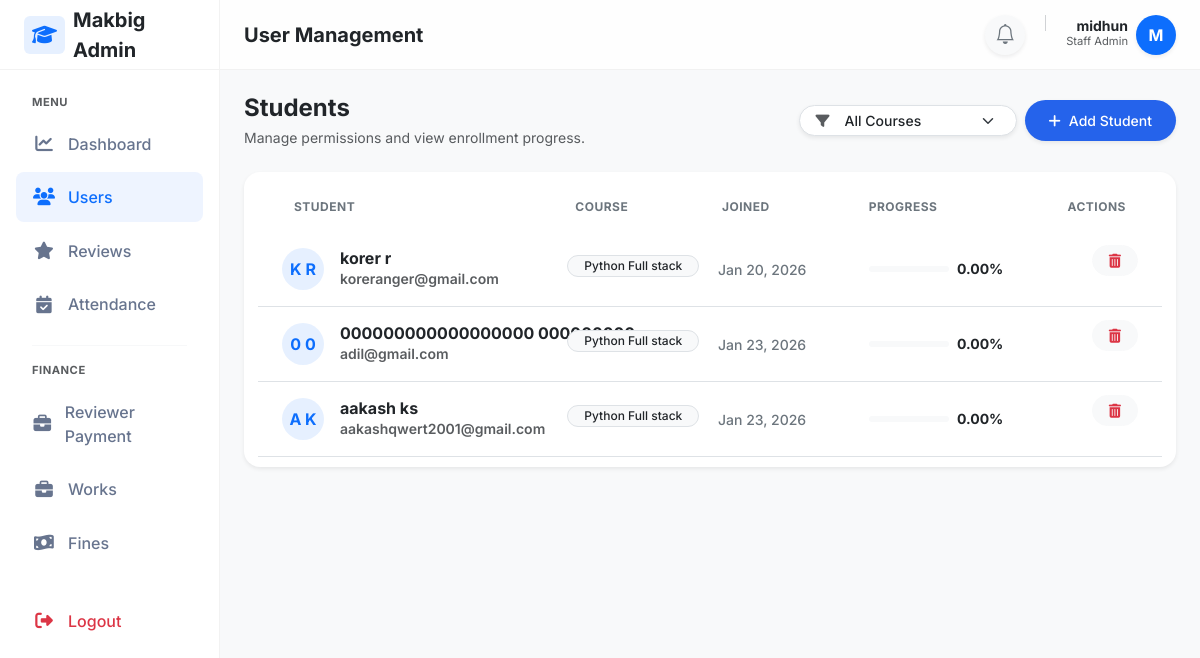
/staff/users/ (signed in), run on an earlier commit of the app's database.
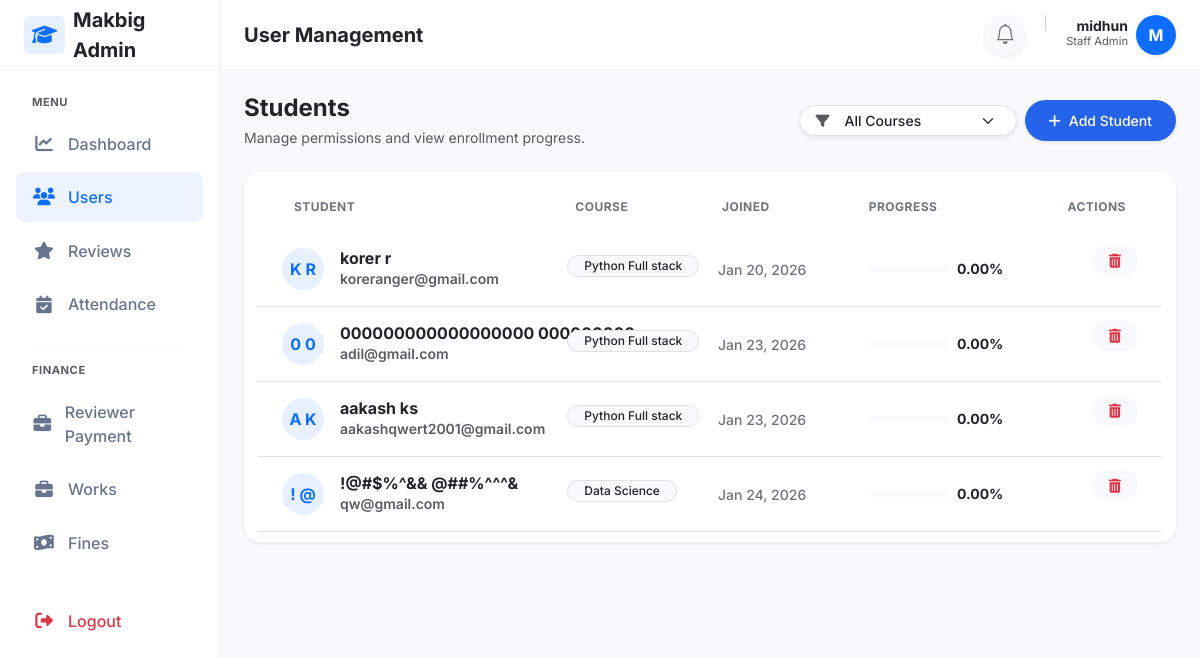
And on a later commit of the database.
### adminpanel/models.py (models this page shows, shortened)
class StudentProfile(models.Model):
    user=models.OneToOneField(User, on_delete=models.CASCADE)
    course=models.ForeignKey(Course,on_delete=models.SET_NULL,null=True)
    enrollment_date=models.DateField(auto_now_add=True)
    progress_percent=models.DecimalField(max_digits=5, decimal_places=2, default=0)

class User(AbstractUser):
    email=models.EmailField(unique=True)
    mobile_number=models.IntegerField(blank=True, null=True)
    is_student=models.BooleanField(default=False)

class Course(models.Model):
    name=models.CharField(max_length=200)
    description=models.TextField(blank=True,null=True)
    duration_months=models.IntegerField(default=6)

### adminpanel/views.py (the view)
# urls.py: path('staff/users/', views.staff_students, name='staff_students'),
@never_cache
@login_required
@user_passes_test(is_admin_user)
def staff_students(request):
    course_id=request.GET.get('course')
    courses=Course.objects.all()
    students=StudentProfile.objects.select_related('user','course')
    if course_id:
        students=students.filter(course_id=course_id)
    temp_password = request.session.pop('new_student_password', None)
    temp_email = request.session.pop('new_student_email', None)
    context={
            'students':students,
            'courses':courses,
            'selected_course':course_id,
            'temp_password': temp_password,
            'temp_email': temp_email,
        }
    return render(request,'adminpanel/users.html',context)

### adminpanel/views.py (called while the page is built)
def is_admin_user(user):
    return user.is_authenticated and (user.is_staff or user.is_superuser)

### reviewtickets/context_processors.py (called while the page is built)
def ticket_notifications(request):
    if request.user.is_authenticated and request.user.is_staff:
        count = ReviewTicket.objects.filter(
            status='pending',
            is_seen=False
        ).count()
        return {'ticket_notification_count': count}
    return {}

### templates/adminpanel/users.html (shortened to what the changed rows need)
{% extends "layouts/staff_layout.html" %}
{% block content %}
<div class="card border-0 shadow-sm rounded-4 overflow-hidden">
    <div class="card-body p-0">
        {% for student in students %}
        <div class="student-row p-3 p-md-0 border-bottom">
            <div class="row align-items-center m-0 gx-3">
                <div class="col-12 col-md-4 py-md-3 ps-md-4 mb-2 mb-md-0">
                    <div class="d-flex align-items-center">
                        <div class="avatar rounded-circle bg-primary bg-opacity-10 text-primary d-flex align-items-center justify-content-center fw-bold me-3 flex-shrink-0"
                            style="width: 42px; height: 42px;">
                            {{ student.user.first_name|first|default:"U"|upper }}
                            {{ student.user.last_name|first|default:""|upper }}
                        </div>
                        <div class="min-w-0">
                            <h6 class="mb-0 fw-bold text-dark text-truncate">{{ student.user.first_name }} {{ student.user.last_name }}</h6>
                            <div class="small text-muted text-truncate">{{ student.user.email }}</div>
                        </div>
                    </div>
                </div>
                <div class="col-6 col-md-2 py-md-3">
                    {% if student.course %}
                    <span class="badge bg-light text-dark border rounded-pill fw-medium px-3 text-truncate max-w-100">
                        {{ student.course.name }}
                    </span>
                    {% else %}
                    <span class="text-muted small fst-italic">Not Enrolled</span>
                    {% endif %}
                </div>
                <div class="col-6 col-md-2 py-md-3">
                    <span class="text-secondary small fw-medium">
                        {{ student.enrollment_date|date:"M d, Y" }}
                    </span>
                </div>
                <div class="col-12 col-md-2 py-3 py-md-3">
                    <div class="d-flex align-items-center gap-2">
                        <div class="progress flex-grow-1 bg-light" style="height: 6px; border-radius: 10px;">
                        </div>
                        <span class="small fw-bold text-dark">{{ student.progress_percent }}%</span>
                    </div>
                </div>
                <div class="col-12 col-md-2 py-md-3 text-end pe-md-4 mt-2 mt-md-0 border-top border-md-0 pt-2 pt-md-0">
                    <div class="d-flex justify-content-end gap-2">
                        <form method="post" action="{% url 'delete_student' student.id %}" class="d-inline-block">
                            <button type="submit"
                                class="btn btn-light text-danger btn-sm px-3 rounded-pill fw-medium hover-danger transition-all"
                                onclick="return confirm('Are you sure you want to delete this student?');">
                                <i class="fa-solid fa-trash-can d-none d-md-inline" title="Delete Student"></i>
                            </button>
                        </form>
                    </div>
                </div>
            </div>
        </div>
        {% endfor %}
    </div>
</div>
{% endblock %}

What changed in the data, as far as the page shows it:
added StudentProfile: user.first_name|first "!", user.last_name|first "@", user.first_name "!@#$%^&&", user.last_name "@##%^^^&", user.email "qw@gmail.com", course.name "Data Science", enrollment_date "Jan 24, 2026", progress_percent "0.00"
